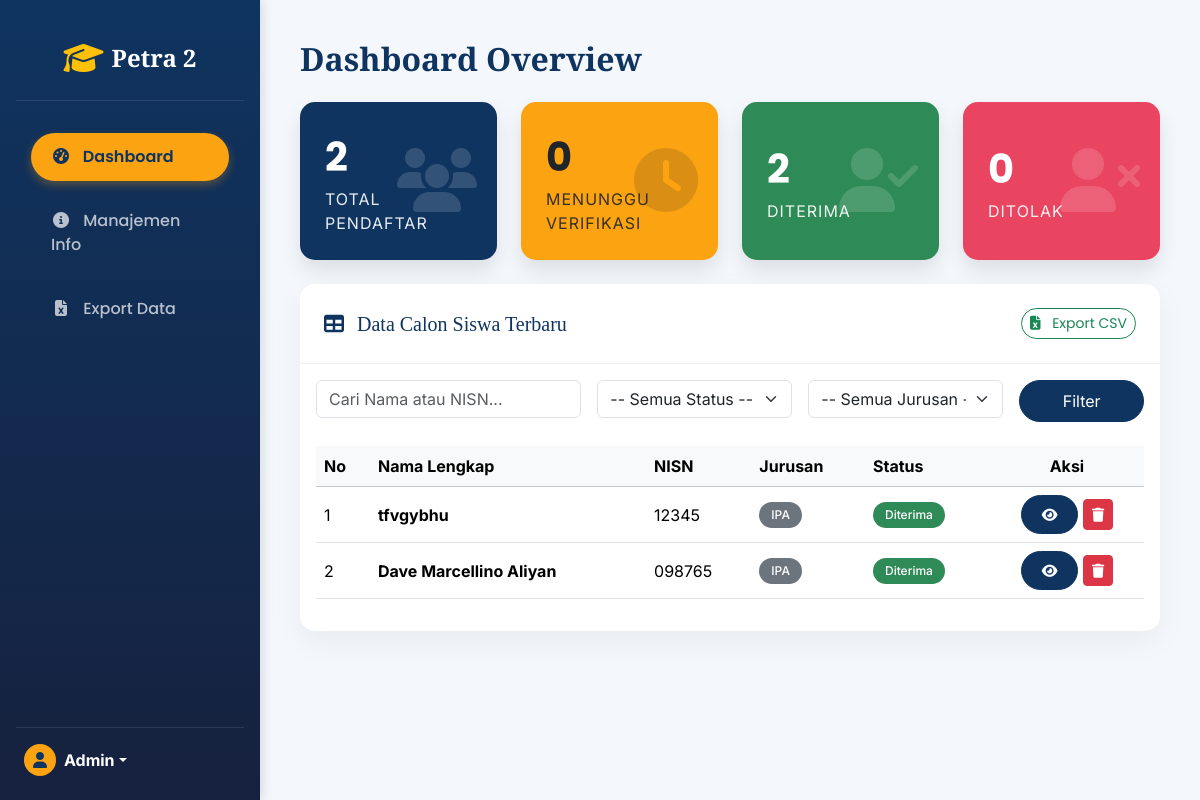
/admin/index.php (signed in), run on the app's committed database.
### tables this page shows
CREATE TABLE `pendaftaran` (
  `id` int(11) NOT NULL,
  `user_id` int(11) NOT NULL,
  `nama_lengkap` varchar(255) NOT NULL,
  `tempat_lahir` varchar(100) NOT NULL,
  `tanggal_lahir` date NOT NULL,
  `jenis_kelamin` enum('L','P') NOT NULL,
  `agama` varchar(50) NOT NULL,
  `alamat` text NOT NULL,
  `nama_ayah` varchar(255) NOT NULL,
  `pekerjaan_ayah` varchar(100) NOT NULL,
  `nama_ibu` varchar(255) NOT NULL,
  `pekerjaan_ibu` varchar(100) NOT NULL,
  `sekolah_asal` varchar(255) NOT NULL,
  `jurusan_pilihan` varchar(100) NOT NULL,
  `foto` varchar(255) DEFAULT NULL,
  `kk` varchar(255) DEFAULT NULL,
  `akta` varchar(255) DEFAULT NULL,
  `sertifikat` varchar(255) DEFAULT NULL,
  `status` enum('menunggu','lolos','ditolak','diterima') NOT NULL DEFAULT 'menunggu',
  `created_at` timestamp NOT NULL DEFAULT current_timestamp(),
  `updated_at` timestamp NOT NULL DEFAULT current_timestamp() ON UPDATE current_timestamp()
);

CREATE TABLE `users` (
  `id` int(11) NOT NULL,
  `nama` varchar(255) NOT NULL,
  `email` varchar(255) NOT NULL,
  `password` varchar(255) NOT NULL,
  `role` enum('admin','siswa') NOT NULL,
  `nisn` varchar(20) DEFAULT NULL,
  `created_at` timestamp NOT NULL DEFAULT current_timestamp()
);

### admin/index.php (the view, shortened to what this page needs)
<?php
include '../koneksi.php';
$stats_query = "SELECT
    COUNT(*) as total,
    SUM(CASE WHEN status = 'menunggu' THEN 1 ELSE 0 END) as menunggu,
    SUM(CASE WHEN status = 'lolos' THEN 1 ELSE 0 END) as lolos,
    SUM(CASE WHEN status = 'diterima' THEN 1 ELSE 0 END) as diterima,
    SUM(CASE WHEN status = 'ditolak' THEN 1 ELSE 0 END) as ditolak
    FROM pendaftaran";
$stats = $koneksi->query($stats_query)->fetch_assoc();
$search = $_GET['search'] ?? '';
$sql = "SELECT p.id, p.nama_lengkap, u.nisn, p.jurusan_pilihan, p.status
        FROM pendaftaran p
        JOIN users u ON p.user_id = u.id
        WHERE 1=1";
$sql .= " ORDER BY p.created_at DESC";
$stmt = $koneksi->prepare($sql);
$stmt->execute();
$pendaftar_list = $stmt->get_result()->fetch_all(MYSQLI_ASSOC);
?>
<!DOCTYPE html>
<html lang="en">
<head>
    <link href="https://cdn.jsdelivr.net/npm/bootstrap@5.3.3/dist/css/bootstrap.min.css" rel="stylesheet">
    <link href="https://cdnjs.cloudflare.com/ajax/libs/font-awesome/6.5.1/css/all.min.css" rel="stylesheet">
    <link rel="stylesheet" href="../assets/css/admin.css">
</head>
<body>
<div class="d-flex">
    <div class="sidebar d-flex flex-column p-3">
        <div class="sidebar-header">
            <a href="index.php" class="d-flex align-items-center text-white text-decoration-none justify-content-center">
                <i class="fas fa-graduation-cap fa-2x text-warning me-2"></i>
                <span class="fs-4 brand-font fw-bold">Petra 2</span>
            </a>
        </div>
        <ul class="nav nav-pills flex-column mb-auto mt-4">
            <li class="nav-item">
                <a href="index.php" class="nav-link active" aria-current="page">
                    <i class="fas fa-tachometer-alt fa-fw me-2"></i> Dashboard
                </a>
            </li>
            <li>
                <a href="info_crud.php" class="nav-link">
                    <i class="fas fa-info-circle fa-fw me-2"></i> Manajemen Info
                </a>
            </li>
             <li>
                <a href="export.php" class="nav-link">
                    <i class="fas fa-file-excel fa-fw me-2"></i> Export Data
                </a>
            </li>
        </ul>
        <div class="dropdown mt-auto p-2 border-top border-light border-opacity-10 pt-3">
            <a href="#" class="d-flex align-items-center text-white text-decoration-none dropdown-toggle" data-bs-toggle="dropdown">
                <div class="bg-warning text-dark rounded-circle d-flex align-items-center justify-content-center me-2" style="width:32px; height:32px;"><i class="fas fa-user"></i></div>
                <strong><?php echo htmlspecialchars($_SESSION['nama']); ?></strong>
            </a>
        </div>
    </div>
    <div class="main-content">
        <h2 class="mb-4 fw-bold" style="color: var(--primary-color);">Dashboard Overview</h2>
        <div class="row mb-4 g-4">
            <div class="col-xl-3 col-md-6">
                <div class="stat-card bg-primary">
                    <div class="stat-number"><?php echo $stats['total'] ?? 0; ?></div>
                    <div class="stat-text">Total Pendaftar</div>
                    <div class="stat-icon"><i class="fas fa-users"></i></div>
                </div>
            </div>
            <div class="col-xl-3 col-md-6">
                <div class="stat-card bg-warning">
                     <div class="stat-number text-dark"><?php echo $stats['menunggu'] ?? 0; ?></div>
                    <div class="stat-text text-dark">Menunggu Verifikasi</div>
                    <div class="stat-icon text-dark"><i class="fas fa-clock"></i></div>
                </div>
            </div>
             <div class="col-xl-3 col-md-6">
                <div class="stat-card bg-success">
                     <div class="stat-number"><?php echo $stats['diterima'] ?? 0; ?></div>
                    <div class="stat-text">Diterima</div>
                    <div class="stat-icon"><i class="fas fa-user-check"></i></div>
                </div>
            </div>
            <div class="col-xl-3 col-md-6">
                <div class="stat-card bg-danger">
                    <div class="stat-number"><?php echo $stats['ditolak'] ?? 0; ?></div>
                    <div class="stat-text">Ditolak</div>
                    <div class="stat-icon"><i class="fas fa-user-times"></i></div>
                </div>
            </div>
        </div>
        <div class="card">
            <div class="card-header d-flex justify-content-between align-items-center">
                <h5 class="mb-0"><i class="fas fa-table me-2"></i> Data Calon Siswa Terbaru</h5>
                <a href="export.php" class="btn btn-sm btn-outline-success rounded-pill"><i class="fas fa-file-excel me-2"></i> Export CSV</a>
            </div>
            <div class="card-body">
                <form method="GET" class="row g-3 mb-4">
                    <div class="col-md-4">
                        <input type="text" name="search" class="form-control" placeholder="Cari Nama atau NISN..." value="<?php echo htmlspecialchars($search); ?>">
                    </div>
                    <div class="col-md-3">
                         <select name="status" class="form-select">
                            <option value="">-- Semua Status --</option>
                        </select>
                    </div>
                     <div class="col-md-3">
                        <select name="jurusan" class="form-select">
                            <option value="">-- Semua Jurusan --</option>
                        </select>
                    </div>
                    <div class="col-md-2 d-grid">
                        <button type="submit" class="btn btn-primary">Filter</button>
                    </div>
                </form>
                <div class="table-responsive">
                    <table class="table table-hover align-middle">
                        <thead class="table-light">
                            <tr>
                                <th>No</th>
                                <th>Nama Lengkap</th>
                                <th>NISN</th>
                                <th>Jurusan</th>
                                <th>Status</th>
                                <th class="text-center">Aksi</th>
                            </tr>
                        </thead>
                        <tbody>
                            <?php if (empty($pendaftar_list)): ?>
                                <tr><td colspan="6" class="text-center py-4 text-muted">Tidak ada data pendaftar.</td></tr>
                            <?php else: ?>
                                <?php
                                    $status_map = [
                                        'menunggu' => ['class' => 'warning', 'text' => 'Menunggu'],
                                        'lolos' => ['class' => 'info', 'text' => 'Lolos'],
                                        'diterima' => ['class' => 'success', 'text' => 'Diterima'],
                                        'ditolak' => ['class' => 'danger', 'text' => 'Ditolak']
                                    ];
                                ?>
                                <?php foreach ($pendaftar_list as $index => $pendaftar): ?>
                                <tr>
                                    <td><?php echo $index + 1; ?></td>
                                    <td>
                                        <div class="fw-bold"><?php echo htmlspecialchars($pendaftar['nama_lengkap']); ?></div>
                                    </td>
                                    <td><?php echo htmlspecialchars($pendaftar['nisn']); ?></td>
                                    <td><span class="badge bg-secondary rounded-pill"><?php echo htmlspecialchars($pendaftar['jurusan_pilihan']); ?></span></td>
                                    <td>
                                        <?php $status_info = $status_map[$pendaftar['status']]; ?>
                                        <span class="badge bg-<?php echo $status_info['class']; ?> rounded-pill">
                                            <?php echo $status_info['text']; ?>
                                        </span>
                                    </td>
                                    <td class="text-center">
                                        <a href="validasi.php?id=<?php echo $pendaftar['id']; ?>" class="btn btn-sm btn-primary btn-action"><i class="fas fa-eye"></i></a>
                                        <a href="?action=delete&id=<?php echo $pendaftar['id']; ?>" class="btn btn-sm btn-danger btn-action" onclick="return confirm('Hapus data ini?')"><i class="fas fa-trash"></i></a>
                                    </td>
                                </tr>
                                <?php endforeach; ?>
                            <?php endif; ?>
                        </tbody>
                    </table>
                </div>
            </div>
        </div>
    </div>
</div>
</body>
</html>

### assets/css/admin.css (style rules this page uses)
:root { --primary-color: #0f3460; --accent-color: #fca311; --secondary-color: #e94560; --light-bg: #f4f7fc; --dark-text: #1a1a2e; --white-color: #fff; --sidebar-bg: #0f3460; --sidebar-link-color: rgba(255,255,255,0.7); --sidebar-link-hover-color: #fff; --sidebar-link-active-color: #0f3460; --sidebar-link-active-bg: #fca311; }
body { background-color: var(--light-bg); font-family: 'Inter', sans-serif; color: var(--dark-text); }
h1, h2, h3, h4, h5, .brand-font { font-family: 'Playfair Display', serif; }
.sidebar { width: 260px; min-height: 100vh; background: linear-gradient(180deg, var(--primary-color) 0%, #16213e 100%); transition: margin-left 0.3s; box-shadow: 4px 0 10px rgba(0,0,0,0.1); }
.sidebar .sidebar-header { padding: 1.5rem; text-align: center; color: var(--white-color); border-bottom: 1px solid rgba(255, 255, 255, 0.1); }
.sidebar .nav-link { color: var(--sidebar-link-color); padding: 12px 20px; border-radius: 50px; margin: 8px 15px; transition: all 0.3s; font-family: 'Poppins', sans-serif; font-weight: 500; }
.sidebar .nav-link.active { color: var(--sidebar-link-active-color); background-color: var(--sidebar-link-active-bg); font-weight: 600; box-shadow: 0 4px 10px rgba(252, 163, 17, 0.3); }
.main-content { flex-grow: 1; padding: 2.5rem; }
.card { border: none; border-radius: 15px; box-shadow: 0 10px 30px rgba(0, 0, 0, 0.05); background: var(--white-color); transition: transform 0.3s ease; }
.card-header { background-color: transparent; border-bottom: 1px solid #eee; padding: 1.5rem; font-family: 'Poppins', sans-serif; font-weight: 600; color: var(--primary-color); }
.stat-card { border-radius: 15px; color: var(--white-color); padding: 25px; position: relative; overflow: hidden; height: 100%; display: flex; flex-direction: column; justify-content: center; min-height: 140px; box-shadow: 0 10px 20px rgba(0,0,0,0.1); }
.bg-primary { background-color: var(--primary-color) !important; }
.bg-warning { background-color: var(--accent-color) !important; color: var(--primary-color) !important; }
.bg-success { background-color: #2e8b57 !important; }
.bg-danger { background-color: var(--secondary-color) !important; }
.stat-card .stat-icon { position: absolute; top: 50%; right: 20px; transform: translateY(-50%); font-size: 4rem; opacity: 0.15; }
.stat-card .stat-number { font-family: 'Poppins', sans-serif; font-size: 2.5rem; font-weight: 700; }
.stat-card .stat-text { font-family: 'Inter', sans-serif; font-size: 1rem; opacity: 0.9; text-transform: uppercase; letter-spacing: 1px; }
.btn-primary { background-color: var(--primary-color); border-color: var(--primary-color); border-radius: 50px; padding: 8px 20px; }
.table { font-family: 'Inter', sans-serif; }
.table thead { background-color: var(--primary-color); color: white; }
.badge { padding: 0.6em 1em; border-radius: 30px; font-weight: 500; }

### data on the page
pendaftaran: nama_lengkap "tfvgybhu", user.nisn "12345", jurusan_pilihan "IPA", status "Diterima"
pendaftaran: nama_lengkap "Dave Marcellino Aliyan", user.nisn "098765", jurusan_pilihan "IPA", status "Diterima"

### other printed values
$_SESSION['nama'] "Admin"
$stats['total'] "2"
$stats['menunggu'] "0"
$stats['diterima'] "2"
$stats['ditolak'] "0"
